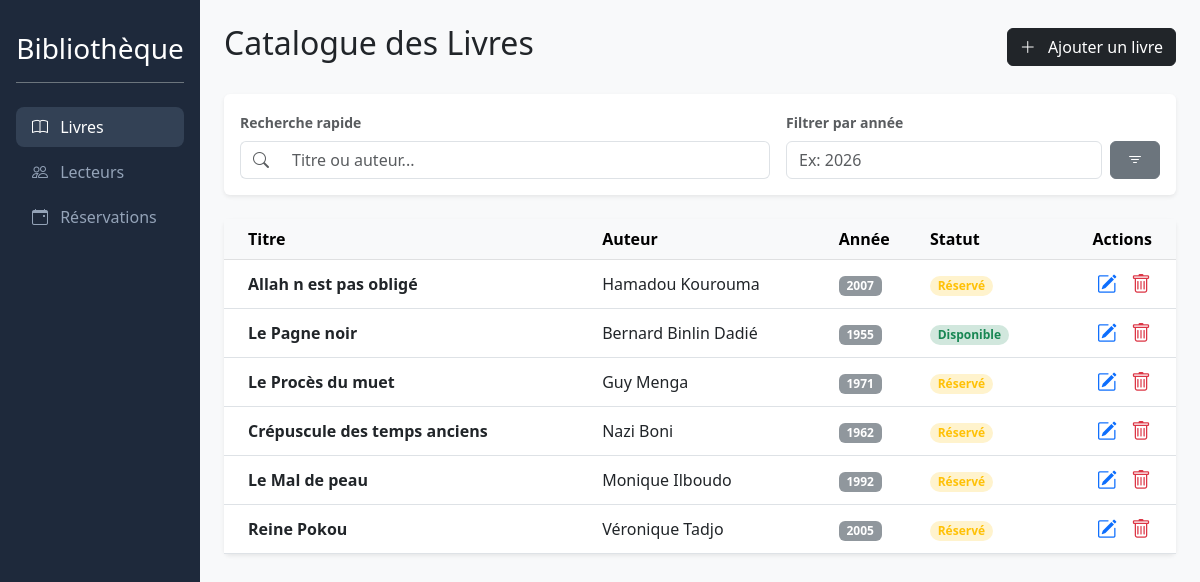
Before: / with the older database file.
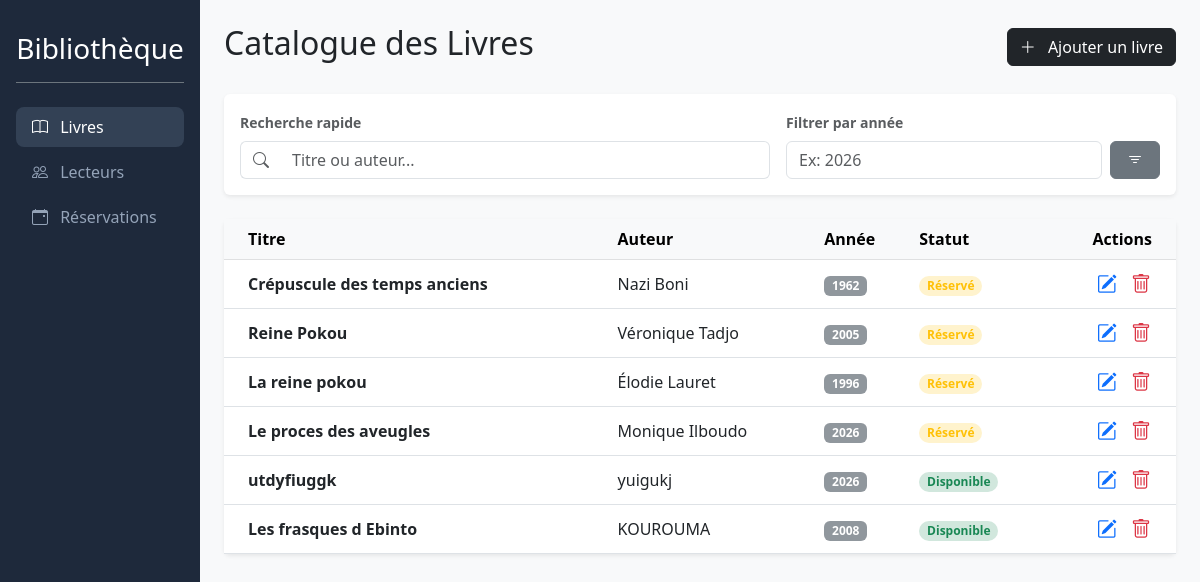
After: the same page with the newer database file.
### library/models.py (models this page shows, shortened)
class Book(models.Model):
    title = models.CharField(max_length=200)
    author = models.CharField(max_length=100)
    year = models.IntegerField()
    is_available = models.BooleanField(default=True)

### library/views.py (the view)
# urls.py: path('', views.book_list, name='book_list'),
def book_list(request):
    year_query = request.GET.get('year')
    books = Book.objects.all()
    if year_query:
        books = books.filter(year=year_query) # Filtre strict par année
    return render(request, 'library/book_list.html', {'books': books})

### library/templates/library/book_list.html (shortened to what this page needs)
{% extends 'library/base.html' %}
{% block content %}
<div class="d-flex justify-content-between align-items-center mb-4">
    <h2>Catalogue des Livres</h2>
    <button class="btn btn-dark" type="button" data-bs-toggle="collapse" data-bs-target="#formulaireLivre" aria-expanded="false" aria-controls="formulaireLivre">
        <i class="bi bi-plus-lg me-2"></i> Ajouter un livre
    </button>
</div>
<div class="card card-body shadow-sm border-0 mb-4 bg-white">
    <div class="row g-3">
        <div class="col-md-7">
            <label class="form-label small fw-bold text-muted">Recherche rapide</label>
            <div class="input-group">
                <span class="input-group-text bg-white border-end-0">
                    <i class="bi bi-search text-muted"></i>
                </span>
                <input type="text" id="searchInput" class="form-control border-start-0" placeholder="Titre ou auteur...">
            </div>
        </div>
        <div class="col-md-5">
            <label class="form-label small fw-bold text-muted">Filtrer par année</label>
            <form method="GET" action="{% url 'book_list' %}" class="d-flex gap-2">
                <input type="number" name="year" class="form-control" placeholder="Ex: 2026" value="{{ request.GET.year }}">
                <button type="submit" class="btn btn-secondary px-3">
                    <i class="bi bi-filter"></i>
                </button>
            </form>
        </div>
    </div>
</div>
<div class="card shadow-sm border-0">
    <div class="table-responsive">
        <table class="table table-hover align-middle mb-0" id="bookTable">
            <thead class="table-light">
                <tr>
                    <th class="ps-4">Titre</th>
                    <th>Auteur</th>
                    <th>Année</th>
                    <th>Statut</th>
                    <th class="text-end pe-4">Actions</th>
                </tr>
            </thead>
            <tbody>
                {% for book in books %}
                <tr>
                    <td class="ps-4 fw-bold">{{ book.title }}</td>
                    <td>{{ book.author }}</td>
                    <td><span class="badge bg-secondary opacity-75">{{ book.year }}</span></td>
                    <td>
                        {% if book.is_available %}
                        <span class="badge bg-success-subtle text-success rounded-pill">Disponible</span>
                        {% else %}
                        <span class="badge bg-warning-subtle text-warning rounded-pill">Réservé</span>
                        {% endif %}
                    </td>
                    <td class="text-end pe-4">
                        <button type="button" class="btn btn-link text-primary p-0 me-2"
                            onclick="showEditFormBook('{{ book.pk }}', '{{ book.title|escapejs }}', '{{ book.author|escapejs }}', '{{ book.year }}')">
                            <i class="bi bi-pencil-square fs-5"></i>
                        </button>
                        <a href="{% url 'delete_book' book.pk %}" class="btn btn-link text-danger p-0"
                           onclick="return confirm('Supprimer ce livre : {{ book.title|escapejs }} ?');">
                            <i class="bi bi-trash fs-5"></i>
                        </a>
                    </td>
                </tr>
                {% endfor %}
            </tbody>
        </table>
    </div>
</div>
{% endblock %}

### library/templates/library/base.html (shortened to what this page needs)
<!DOCTYPE html>
<html lang="fr">
<head>
    <link href="https://cdn.jsdelivr.net/npm/bootstrap@5.3.0/dist/css/bootstrap.min.css" rel="stylesheet">
    <link rel="stylesheet" href="https://cdn.jsdelivr.net/npm/bootstrap-icons@1.11.0/font/bootstrap-icons.css">
</head>
<body>
    <div class="container-fluid">
        <div class="row">
            <nav class="col-md-2 d-none d-md-block sidebar p-3 shadow">
                <h3 class="py-3 text-center border-bottom border-secondary mb-4">Bibliothèque</h3>
                <ul class="nav flex-column">
                    <li class="nav-item">
                        <a class="nav-link {% if request.resolver_match.url_name == 'book_list' %}active{% endif %}" href="{% url 'book_list' %}">
                            <i class="bi bi-book me-2"></i> Livres
                        </a>
                    </li>
                    <li class="nav-item">
                        <a class="nav-link {% if request.resolver_match.url_name == 'reader_list' %}active{% endif %}" href="{% url 'reader_list' %}">
                            <i class="bi bi-people me-2"></i> Lecteurs
                        </a>
                    </li>
                    <li class="nav-item">
                        <a class="nav-link {% if request.resolver_match.url_name == 'reservation_list' %}active{% endif %}" href="{% url 'reservation_list' %}">
                            <i class="bi bi-calendar-event me-2"></i> Réservations
                        </a>
                    </li>
                </ul>
            </nav>
            <main class="col-md-10 bg-light p-4">
                {% block content %}
                {% endblock %}
            </main>
        </div>
    </div>
</body>
</html>

### library/templates/library/base.html (style rules this page uses)
.sidebar { background-color: #1e293b; min-height: 100vh; color: white; }
.nav-link { color: #94a3b8; margin-bottom: 5px; transition: all 0.3s; }
.nav-link.active { background-color: #334155; color: white; border-radius: 8px; }
main { height: 100vh; overflow-y: auto; }

Changed rows visible on the page:
removed Book: title "Allah n est pas obligé", author "Hamadou Kourouma", year "2007", is_available "Réservé"
removed Book: title "Le Pagne noir", author "Bernard Binlin Dadié", year "1955", is_available "Disponible"
removed Book: title "Le Procès du muet", author "Guy Menga", year "1971", is_available "Réservé"
removed Book: title "Le Mal de peau", author "Monique Ilboudo", year "1992", is_available "Réservé"
added Book: title "La reine pokou", author "Élodie Lauret", year "1996", is_available "Réservé"
added Book: title "Le proces des aveugles", author "Monique Ilboudo", year "2026", is_available "Réservé"
added Book: title "utdyfiuggk", author "yuigukj", year "2026", is_available "Disponible"
added Book: title "Les frasques d Ebinto", author "KOUROUMA", year "2008", is_available "Disponible"
